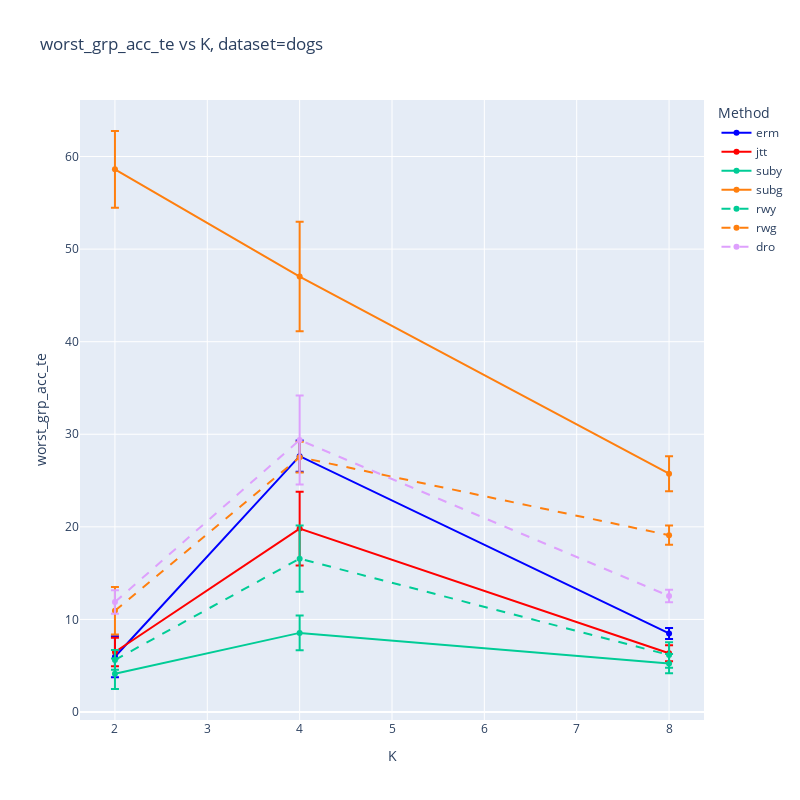
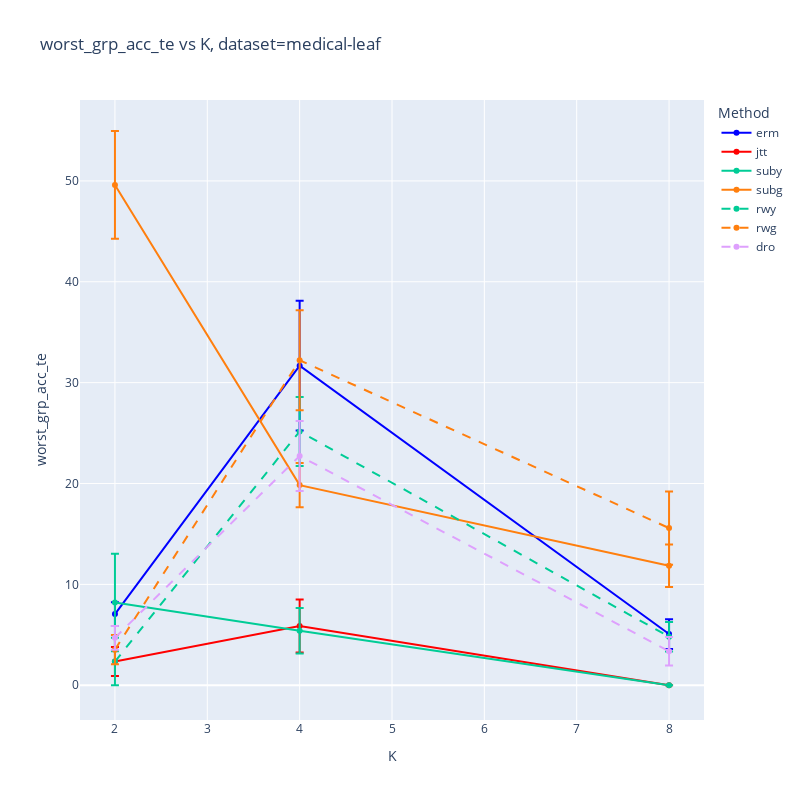

Notebook source saved alongside these figures, in order:
### Code cell
x_axis = 'K'
y_axis = 'worst_grp_acc_te' #'mean_grp_acc_te'
for dataset_name in DATASETS.values():
    plot_graph(df_fix_mu, x_axis, y_axis, dataset_name,error_bars=ERROR_BARS, methods=None)

### Figure 1 — Plotly figure (JSON) as saved in the notebook; plotly's stock layout.template omitted (floating-point values rounded to 4 significant figures)
{"data": [{"error_y": {"array": [2.219, 1.689, 0.5962], "type": "data", "visible": true}, "line": {"color": "blue", "dash": "solid"}, "mode": "lines+markers", "name": "erm", "type": "scatter", "x": [2, 4, 8], "y": [5.97, 27.63, 8.484]}, {"error_y": {"array": [1.538, 3.973, 0.8656], "type": "data", "visible": true}, "line": {"color": "red", "dash": "solid"}, "mode": "lines+markers", "name": "jtt", "type": "scatter", "x": [2, 4, 8], "y": [6.48, 19.81, 6.352]}, {"error_y": {"array": [1.644, 1.865, 1.043], "type": "data", "visible": true}, "line": {"color": "#00CC96", "dash": "solid"}, "mode": "lines+markers", "name": "suby", "type": "scatter", "x": [2, 4, 8], "y": [4.128, 8.545, 5.231]}, {"error_y": {"array": [4.14, 5.916, 1.886], "type": "data", "visible": true}, "line": {"color": "#ff7f0e", "dash": "solid"}, "mode": "lines+markers", "name": "subg", "type": "scatter", "x": [2, 4, 8], "y": [58.62, 47.04, 25.74]}, {"error_y": {"array": [1.06, 3.584, 1.376], "type": "data", "visible": true}, "line": {"color": "#00CC96", "dash": "dash"}, "mode": "lines+markers", "name": "rwy", "type": "scatter", "x": [2, 4, 8], "y": [5.625, 16.56, 6.154]}, {"error_y": {"array": [2.567, 1.656, 1.04], "type": "data", "visible": true}, "line": {"color": "#ff7f0e", "dash": "dash"}, "mode": "lines+markers", "name": "rwg", "type": "scatter", "x": [2, 4, 8], "y": [10.94, 27.52, 19.1]}, {"error_y": {"array": [1.269, 4.801, 0.6774], "type": "data", "visible": true}, "line": {"color": "#DEA0FD", "dash": "dash"}, "mode": "lines+markers", "name": "dro", "type": "scatter", "x": [2, 4, 8], "y": [11.88, 29.38, 12.53]}], "layout": {"height": 800, "legend": {"title": {"text": "Method"}}, "title": {"text": "worst_grp_acc_te vs K, dataset=dogs"}, "width": 800, "xaxis": {"title": {"text": "K"}}, "yaxis": {"title": {"text": "worst_grp_acc_te"}}}}

### Figure 2 — Plotly figure (JSON) as saved in the notebook; plotly's stock layout.template omitted (floating-point values rounded to 4 significant figures)
{"data": [{"error_y": {"array": [1.176, 6.431, 1.474], "type": "data", "visible": true}, "line": {"color": "blue", "dash": "solid"}, "mode": "lines+markers", "name": "erm", "type": "scatter", "x": [2, 4, 8], "y": [7.059, 31.68, 5.08]}, {"error_y": {"array": [1.441, 2.631, 0], "type": "data", "visible": true}, "line": {"color": "red", "dash": "solid"}, "mode": "lines+markers", "name": "jtt", "type": "scatter", "x": [2, 4, 8], "y": [2.353, 5.882, 0]}, {"error_y": {"array": [4.822, 2.261, 0], "type": "data", "visible": true}, "line": {"color": "#00CC96", "dash": "solid"}, "mode": "lines+markers", "name": "suby", "type": "scatter", "x": [2, 4, 8], "y": [8.203, 5.405, 0]}, {"error_y": {"array": [5.346, 2.201, 2.118], "type": "data", "visible": true}, "line": {"color": "#ff7f0e", "dash": "solid"}, "mode": "lines+markers", "name": "subg", "type": "scatter", "x": [2, 4, 8], "y": [49.6, 19.84, 11.85]}, {"error_y": {"array": [2.353, 3.421, 1.462], "type": "data", "visible": true}, "line": {"color": "#00CC96", "dash": "dash"}, "mode": "lines+markers", "name": "rwy", "type": "scatter", "x": [2, 4, 8], "y": [2.353, 25.16, 4.813]}, {"error_y": {"array": [1.441, 4.963, 3.629], "type": "data", "visible": true}, "line": {"color": "#ff7f0e", "dash": "dash"}, "mode": "lines+markers", "name": "rwg", "type": "scatter", "x": [2, 4, 8], "y": [3.529, 32.22, 15.58]}, {"error_y": {"array": [1.176, 3.463, 1.413], "type": "data", "visible": true}, "line": {"color": "#DEA0FD", "dash": "dash"}, "mode": "lines+markers", "name": "dro", "type": "scatter", "x": [2, 4, 8], "y": [4.706, 22.73, 3.376]}], "layout": {"height": 800, "legend": {"title": {"text": "Method"}}, "title": {"text": "worst_grp_acc_te vs K, dataset=medical-leaf"}, "width": 800, "xaxis": {"title": {"text": "K"}}, "yaxis": {"title": {"text": "worst_grp_acc_te"}}}}
